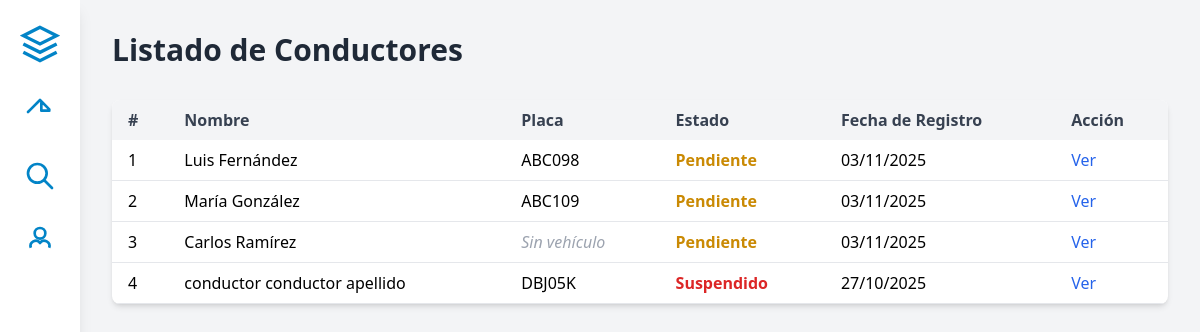
Before: /conductores/activos/ (signed in) with the older database file.
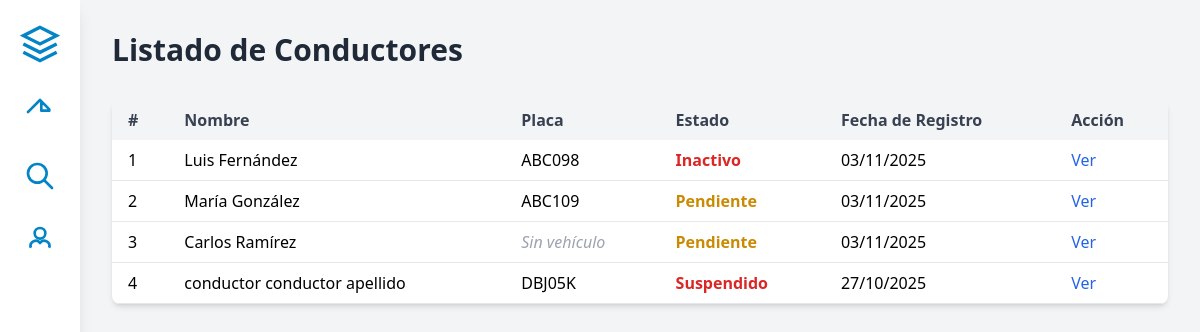
After: the same page with the newer database file.
### src/models/models.py (models this page shows, shortened)
class Conductor(models.Model):
    user = models.OneToOneField(
        User,
        on_delete=models.CASCADE,
        related_name='conductor',
        verbose_name="Usuario"
    )
    segundo_nombre = models.CharField(
        max_length=30,
        blank=True,
        null=True,
        verbose_name="Segundo Nombre"
    )
    segundo_apellido = models.CharField(
        max_length=30,
        blank=True,
        null=True,
        verbose_name="Segundo Apellido"
    )
    TIPO_DOCUMENTO_CHOICES = [
        ('CC', 'Cédula de Ciudadanía'),
        ('CE', 'Cédula de Extranjería'),
        ('PAS', 'Pasaporte'),
    ]
    tipo_documento = models.CharField(
        max_length=3,
        choices=TIPO_DOCUMENTO_CHOICES,
        verbose_name="Tipo de Documento"
    )
    numero_documento = models.CharField(
        max_length=15,
        unique=True,
        validators=[RegexValidator(r'^[0-9]+$', 'Solo se permiten números')],
        verbose_name="Número de Documento"
    )
    fecha_nacimiento = models.DateField(
        verbose_name="Fecha de Nacimiento"
    )
    telefono_principal = models.CharField(
        max_length=10,
        validators=[RegexValidator(r'^[0-9]{10}$', 'El teléfono debe tener 10 dígitos')],
        verbose_name="Teléfono Principal"
    )
    telefono_secundario = models.CharField(
        max_length=10,
        blank=True,
        null=True,
        validators=[RegexValidator(r'^[0-9]{10}$', 'El teléfono debe tener 10 dígitos')],
        verbose_name="Teléfono Secundario"
    )
    direccion = models.CharField(
        max_length=60,
        verbose_name="Dirección de Residencia"
    )
    ciudad = models.CharField(
        max_length=30,
        verbose_name="Ciudad"
    )
    numero_licencia = models.CharField(
        max_length=20,
        verbose_name="Número de Licencia"
    )
    licencia_expedicion = models.DateField(
        verbose_name="Fecha de Expedición de Licencia"
    )
    licencia_vencimiento = models.DateField(
        verbose_name="Fecha de Vencimiento de Licencia"
    )
    TIPO_CUENTA_CHOICES = [
        ('Ahorros', 'Ahorros'),
        ('Corriente', 'Corriente'),
    ]
    tipo_cuenta = models.CharField(
        max_length=10,
        choices=TIPO_CUENTA_CHOICES,
        verbose_name="Tipo de Cuenta"
    )
    banco = models.CharField(
        max_length=50,
        verbose_name="Banco"
    )
    numero_cuenta = models.CharField(
        max_length=20,
        validators=[RegexValidator(r'^[0-9]+$', 'Solo se permiten números')],
        verbose_name="Número de Cuenta"
    )
    ESTADO_CHOICES = [
        ('Pendiente', 'Pendiente'),
        ('En Corrección', 'En Corrección'),
        ('Activo', 'Activo'),
        ('Inactivo', 'Inactivo'),
        ('Suspendido', 'Suspendido'),
        ('Bloqueado', 'Bloqueado'),
        ('Rechazado', 'Rechazado'),
        ('Dado de Baja', 'Dado de Baja'),
    ]
    estado = models.CharField(
        max_length=40,
        choices=ESTADO_CHOICES,
        default='Pendiente',
        verbose_name="Estado"
    )
    fecha_registro = models.DateTimeField(
        auto_now_add=True,
        verbose_name="Fecha de Registro"
    )
    activo = models.BooleanField(
        default=True,
        verbose_name="Activo"
    )
    class Meta:
        db_table = 'conductor'
        verbose_name = 'Conductor'
        verbose_name_plural = 'Conductores'
        ordering = ['-fecha_registro']
        indexes = [
            models.Index(fields=['numero_documento']),
            models.Index(fields=['estado']),
        ]
    def get_placa(self):
        try:
            return self.vehiculo.placa
        except Vehiculo.DoesNotExist:
            return None
    def tiene_vehiculo_asignado(self):
        try:
            return self.vehiculo is not None
        except Vehiculo.DoesNotExist:
            return False

class Vehiculo(models.Model):
    conductor = models.OneToOneField(
        Conductor,
        on_delete=models.CASCADE,
        related_name='vehiculo',
        verbose_name="Conductor"
    )
    placa = models.CharField(
        max_length=6,
        unique=True,
        verbose_name="Placa del Vehículo"
    )
    marca = models.CharField(
        max_length=30,
        verbose_name="Marca del Vehículo"
    )
    modelo = models.CharField(
        max_length=30,
        verbose_name="Modelo del Vehículo"
    )
    anio = models.PositiveIntegerField(
        verbose_name="Año del Vehículo"
    )
    color = models.CharField(
        max_length=20,
        verbose_name="Color del Vehículo"
    )
    tipo_vehiculo = models.CharField(
        max_length=20,
        verbose_name="Tipo de Vehículo"
    )
    num_pasajeros = models.PositiveIntegerField(
        verbose_name="Número de Pasajeros"
    )
    fecha_registro = models.DateTimeField(
        auto_now_add=True,
        verbose_name="Fecha de Registro"
    )
    activo = models.BooleanField(
        default=True,
        verbose_name="Activo"
    )
    class Meta:
        db_table = 'vehiculo'
        verbose_name = 'Vehículo'
        verbose_name_plural = 'Vehículos'
        ordering = ['-fecha_registro']
        indexes = [
            models.Index(fields=['placa']),
            models.Index(fields=['conductor']),
        ]

### src/views/views.py (the view)
# urls.py: path('conductores/activos/', views.conductores_todos, name='conductores_activos'),
@admin_required
@login_required
def conductores_todos(request):
    conductores = Conductor.objects.select_related('user', 'vehiculo').all()
    return render(request, 'conductores/listado_todos.html', {'conductores': conductores})

### src/templates/conductores/listado_todos.html (shortened to what this page needs)
{% extends "base.html" %}
{% block page_title %}
Listado de Conductores
{% endblock %}
{% block content %}
<table class="min-w-full bg-white shadow-md rounded-lg overflow-hidden">
  <thead class="bg-gray-100 text-gray-700">
    <tr>
      <th class="px-4 py-2 text-left">#</th>
      <th class="px-4 py-2 text-left">Nombre</th>
      <th class="px-4 py-2 text-left">Placa</th>
      <th class="px-4 py-2 text-left">Estado</th>
      <th class="px-4 py-2 text-left">Fecha de Registro</th>
      <th class="px-4 py-2 text-left">Acción</th>
    </tr>
  </thead>
  <tbody>
    {% for conductor in conductores %}
    <tr class="border-b hover:bg-gray-50">
      <td class="px-4 py-2">{{ forloop.counter }}</td>
      <td class="px-4 py-2">{{ conductor.user.get_full_name }}</td>
      <td class="px-4 py-2">
        {% if conductor.tiene_vehiculo_asignado %}
          {{ conductor.get_placa }}
        {% else %}
          <span class="italic text-gray-400">Sin vehículo</span>
        {% endif %}
      </td>
      <td class="px-4 py-2">
        <span class="{% if conductor.estado == 'Activo' %}text-green-600{% elif conductor.estado == 'Pendiente' %}text-yellow-600{% else %}text-red-600{% endif %} font-semibold">
          {{ conductor.estado }}
        </span>
      </td>
      <td class="px-4 py-2">{{ conductor.fecha_registro|date:"d/m/Y" }}</td>
      <td class="px-4 py-2">
        {% if conductor.numero_documento %}
          <a href="{% url 'driver_history' %}?search={{ conductor.numero_documento|urlencode }}" class="text-blue-600 hover:text-blue-800">
             Ver
          </a>
        {% elif conductor.tiene_vehiculo_asignado %}
          <a href="{% url 'driver_history' %}?search={{ conductor.get_placa|urlencode }}" class="text-blue-600 hover:text-blue-800">
            <i class="fas fa-eye"></i> Ver
          </a>
        {% else %}
          <a href="{% url 'driver_history' %}?search={{ conductor.id }}" class="text-blue-600 hover:text-blue-800">
            <i class="fas fa-eye"></i> Ver
          </a>
        {% endif %}
      </td>
    </tr>
    {% empty %}
    <tr>
      <td colspan="6" class="px-4 py-2 text-center text-gray-500">No hay conductores registrados.</td>
    </tr>
    {% endfor %}
  </tbody>
</table>
{% endblock %}

### src/templates/base.html (shortened to what this page needs)
{% load static %}
<!DOCTYPE html>
<html lang="es">
<head>
  <script src="https://cdn.tailwindcss.com"></script>
</head>
<body class="bg-gray-100 min-h-screen flex">
  <aside class="w-20 bg-white shadow-lg flex flex-col items-center py-6 space-y-8 z-50 relative">
    <svg class="w-10 h-10 text-sky-600" fill="none" stroke="currentColor" stroke-width="2" viewBox="0 0 24 24">
      <path d="M12 2L2 7l10 5 10-5-10-5z"></path>
      <path d="M2 17l10 5 10-5"></path>
      <path d="M2 12l10 5 10-5"></path>
    </svg>
    <a href="{% url 'home' %}" class="text-sky-600 hover:text-sky-800" title="Inicio">
      <svg class="w-8 h-8" fill="none" stroke="currentColor" stroke-width="2" viewBox="0 0 24 24">
        <path stroke-linecap="round" stroke-linejoin="round" d="M3 12l2-2m0 0l7-7 7 7M13 5v6h6"></path>
      </svg>
    </a>
    <a href="{% url 'driver_history' %}" class="text-sky-600 hover:text-sky-800" title="Buscar conductor">
      <svg class="w-8 h-8" fill="none" stroke="currentColor" stroke-width="2" viewBox="0 0 24 24">
        <path stroke-linecap="round" stroke-linejoin="round" d="M21 21l-6-6m2-5a7 7 0 11-14 0 7 7 0 0114 0z"></path>
      </svg>
    </a>
    <div class="relative">
      <button id="toggleProfile" class="text-sky-600 hover:text-sky-800" title="Perfil">
        <svg class="w-8 h-8" fill="none" stroke="currentColor" stroke-width="2" viewBox="0 0 24 24">
          <path d="M5.121 17.804A4 4 0 0112 14a4 4 0 016.879 3.804M12 14v1m0 4h.01"></path>
          <circle cx="12" cy="7" r="4"></circle>
        </svg>
      </button>
    </div>
  </aside>
  <div class="flex-1 p-8">
    <header class="mb-8">
      <h1 class="text-3xl font-bold text-gray-800">{% block page_title %}EVORY DRIVE{% endblock %}</h1>
    </header>
    {% block content %}{% endblock %}
  </div>
</body>
</html>

Changed rows visible on the page:
changed Conductor "Luis Fernández": estado "Pendiente" → "Inactivo"
